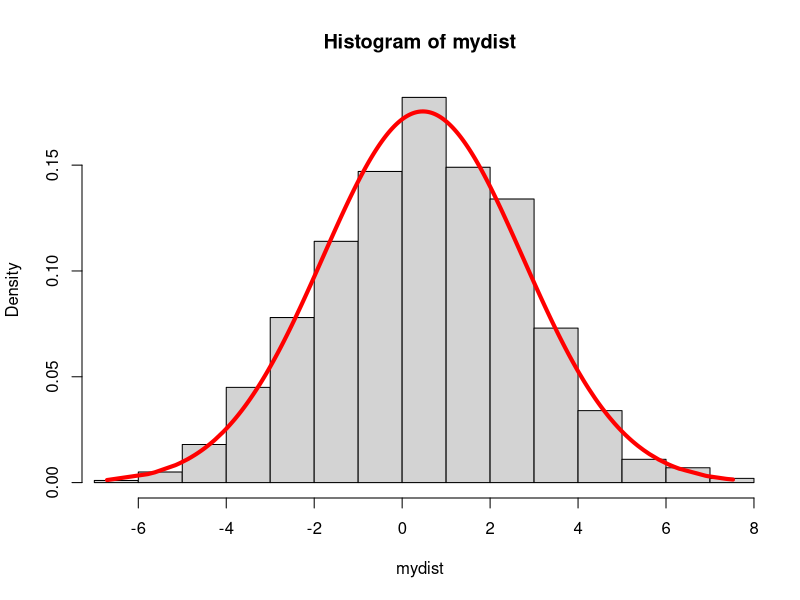

The R source for this figure:
## ---- chunk 1
#   your code here
#task1
a <- seq(-2, 1, length=100)
#task2
b <- a[seq(2, 100, by = 2)]
#task3
a+b; a-b; a*b; a/b
#task4
sum(a); prod(a); mean(a); var(a); sd(a); median(a); quantile(a, c(.25, .75))
#task5
summary(a)
## ---- chunk 2
#   Your code goes here
#task1
n <- 1000
mydist <- rnorm(n,mean = c(0,1), sd = sqrt(5))
#task2
mean(mydist) == 0.5; sd(mydist) == sqrt(5);
#task4
q <- seq(0.1, 0.9, by = 0.1)
func_quat <- quantile(mydist, q)
manual_quant <- sort(mydist)[seq(100, 900, b = 100)]
#task5
theor_quant <- qnorm(q, mean = 0.5, sd = sqrt(5), lower.tail = TRUE, log.p = FALSE)
func_quat==theor_quant
manual_quant==theor_quant
#task6
for (k in c(1,2,3)) {
  sigsum <- 0
  for (el in mydist) {
    if (el > (0.5 - k * sqrt(5)) && el<(0.5 + k*sqrt(5))){
      sigsum = sigsum + 1
    }
  }
  print(sigsum/length(mydist))
}
#task7
hist(mydist,
     probability = T,
     breaks = 20,
     xlim = c(min(mydist),max(mydist))
)
mydist <- sort(mydist)
#task8
lines(mydist, dnorm(mydist, mean = mean(mydist), sd = sd(mydist)), col ="red", lwd = 4)
